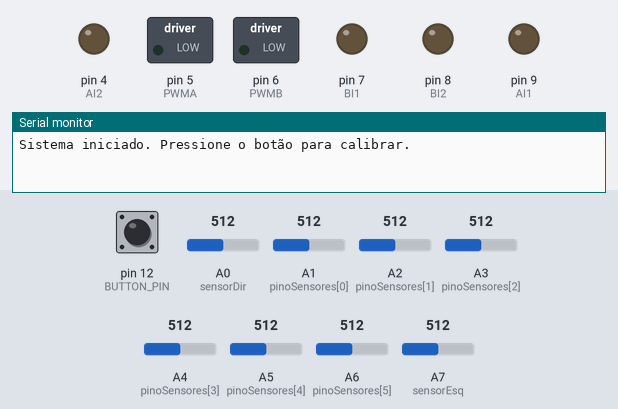
Bench run of a sketch on a simulated Arduino Nano, built with avr-gcc and run on an emulated ATmega328P. Parts: switched loads named in the sketch (green lamp = pin HIGH), output pins drawn as LEDs (lit = HIGH), the last lines printed to the serial monitor. The test bench sets the inputs (shaded band); at power-on: pin 12 (BUTTON_PIN) LOW, A0 (sensorDir) = 512, A1 (pinoSensores[0]) = 512, A2 (pinoSensores[1]) = 512, A3 (pinoSensores[2]) = 512, A4 (pinoSensores[3]) = 512, A5 (pinoSensores[4]) = 512, A6 (pinoSensores[5]) = 512, A7 (sensorEsq) = 512.

Above: at 1.2 s.
1.3 s: pin 12 (BUTTON_PIN) pulled HIGH for 0.15 s
At 2.8 s:
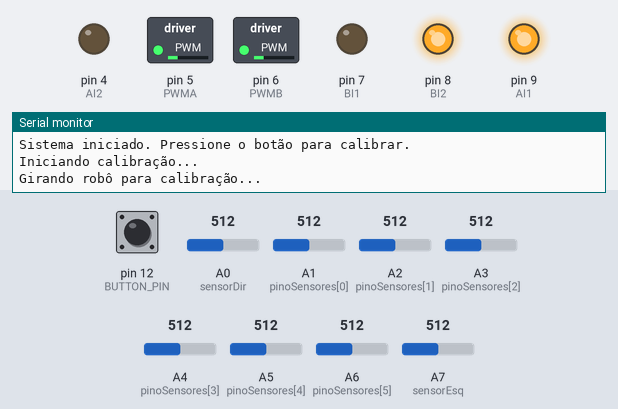
At 7.8 s:
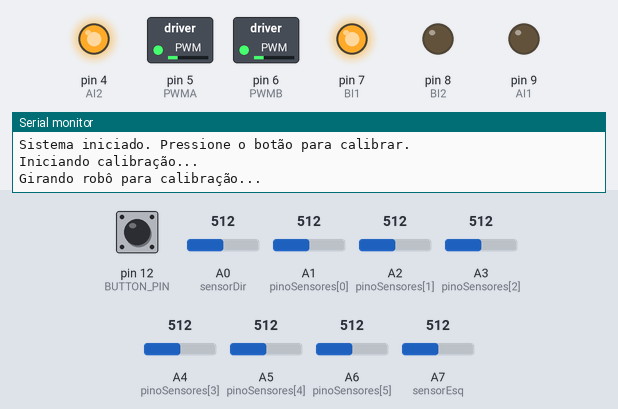
Timing chart, 0 to 13.4 s (numbered marks = the images above; inputs shaded):
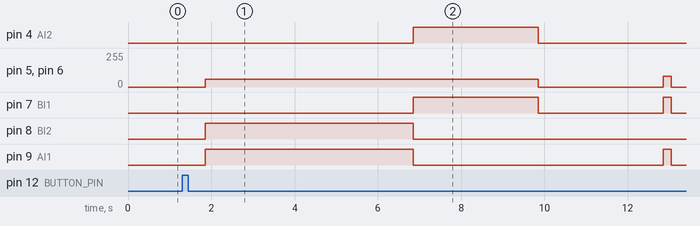

The sketch:

Sensores_VarPID.ino
```cpp
// Robô Seguidor de Linha - Arduino Nano
// Sensores centrais: A1-A6 | Sensores laterais: A0 (direita) e A7 (esquerda)
// Botão: D12 (pull-down)
// Motor Driver TB6612FNG: PWMA(D5), AI1(D9), AI2(D4), PWMB(D6), BI1(D7), BI2(D8)


// --- Trechos da pista (sensor esquerdo) ---
// N_FAIXA = quantidade de marcas da esquerda + 1 (número de trechos).
// As 3 listas abaixo DEVEM ter exatamente N_FAIXA valores.
// Posição 0 = antes da 1ª marca, posição 1 = depois da 1ª marca, e assim por diante.

#define N_FAIXA 0
int   velTrajeto[N_FAIXA] = {};     // velocidade de cada trecho (0-255)
float kpTrajeto[N_FAIXA]  = {};     // Kp de cada trecho
float kdTrajeto[N_FAIXA]  = {};     // Kd de cada trecho

//  Valores padrão
float Kp = 0.0;       // Proporcional
float Kd = 0.0;       // Derivativo

int velBase = 80;      // Velocidade padrão (0-255)

// --- Limites dos motores ---
int velMax = 200;      // Velocidade máxima (mantenha as velocidades dos trechos abaixo disso)
int velMin = -100;     // Velocidade mínima

// --- Marca de chegada (sensor direito) ---
#define N_PARADA 4     // O robô para quando o sensor direito contar esta quantidade de marcas

// --- Detecção das marcas laterais ---
#define LIMIAR_MARCA 230                      // valor (0-1000) abaixo do qual o sensor lateral "vê" a marca
const unsigned long intervaloDir = 50;        // ms mínimos entre duas contagens (direita)
const unsigned long intervaloEsq = 100;       // ms mínimos entre duas contagens (esquerda)
 // Aumente se uma marca conta 2x; diminua se perde marcas.

// --- Saída da pista ---
const unsigned long tempoMaxFora = 1500;      // ms sem ver a linha até desligar (1,5 s)
const int limiarLinha = 200;                  // valor (0-1000) acima do qual um sensor central "vê" a linha


#define NUM_SEN 6
#define BUTTON_PIN 12

// Pinos do motor driver TB6612FNG
#define PWMA 5   // PWM Motor A (esquerda)
#define AI1 9    // Direção Motor A
#define AI2 4    // Direção Motor A
#define PWMB 6   // PWM Motor B (direita)
#define BI1 7    // Direção Motor B
#define BI2 8    // Direção Motor B

// Pinos dos sensores centrais (A1 a A6)
int pinoSensores[NUM_SEN] = {A1, A2, A3, A4, A5, A6};

// Pinos dos sensores laterais (A0 e A7)
int sensorDir = A0;
int sensorEsq = A7;

// Calibração e leituras dos sensores centrais
int minSensor[NUM_SEN];
int maxSensor[NUM_SEN];
int valorSensores[NUM_SEN];

// Sensor lateral direito
int minDir;
int maxDir;
int valorDir;
int N_Dir = 0;            // marcas contadas na direita

// Sensor lateral esquerdo
int minEsq;
int maxEsq;
int valorEsq;
int N_Esq = 0;            // marcas contadas na esquerda (= trecho atual)

// Controle PID
float erro = 0;
float erroAnterior = 0;

// Controle de tempo das contagens
unsigned long ultimoTempoDir = 0;
unsigned long ultimoTempoEsq = 0;

// Controle de saída da pista
unsigned long inicioForaPista = 0;
bool foraDaPista = false;

// Estados do programa
enum Estado {
  ESPERANDO,
  CALIBRANDO,
  CORRENDO
};

Estado estadoAtual = ESPERANDO;
bool botaoAtual = false;
bool botaoEstadoAnterior = false;

// Protótipos das funções
void lerEMaisMinMax();
void acelerar(int velEsquerda, int velDireita);
void pararMotores();
void calibrarSensores();
void seguirLinha();
void lerSensores();
void lerSensorLateral(int sensorLateral);
bool saiuDaPista();
float controleLinha();


void setup() {
  Serial.begin(9600);

  // Configuração dos pinos
  pinMode(BUTTON_PIN, INPUT);

  // Configuração dos pinos do motor
  pinMode(PWMA, OUTPUT);
  pinMode(AI1, OUTPUT);
  pinMode(AI2, OUTPUT);
  pinMode(PWMB, OUTPUT);
  pinMode(BI1, OUTPUT);
  pinMode(BI2, OUTPUT);

  pararMotores();

  // Inicializar valores de calibração
  for (int i = 0; i < NUM_SEN; i++) {
    minSensor[i] = 1023;
    maxSensor[i] = 0;
  }
  minEsq = 1023;
  maxEsq = 0;
  minDir = 1023;
  maxDir = 0;

  Serial.println("Sistema iniciado. Pressione o botão para calibrar.");
}

void loop() {
  // Leitura do botão
  bool estadoBotao = digitalRead(BUTTON_PIN);

  // Detecção de borda de subida do botão
  if (estadoBotao && !botaoEstadoAnterior) {
    botaoAtual = true;
    delay(50); // Debounce
  }
  botaoEstadoAnterior = estadoBotao;

  // Máquina de estados
  switch (estadoAtual) {
    case ESPERANDO:
      if (botaoAtual) {
        estadoAtual = CALIBRANDO;
        botaoAtual = false;
        Serial.println("\nIniciando calibração...");
        delay(500);
        calibrarSensores();
      }
      break;

    case CALIBRANDO:
      estadoAtual = CORRENDO;
      foraDaPista = false;   // começa a corrida sem contagem de "fora da pista"
      Serial.println("Calibração concluída. Iniciando corrida!");
      delay(3000); // Aguarda 3 s antes da corrida
      break;

    case CORRENDO:
      if (botaoAtual) {
        estadoAtual = ESPERANDO;
        botaoAtual = false;
        N_Dir = 0;
        N_Esq = 0;
        foraDaPista = false;
        pararMotores();
        Serial.println("Parando robô. Pressione o botão para recalibrar.");
      } else {
        seguirLinha();

        Serial.println(N_Dir);
        Serial.println(N_Esq);
        if (N_Dir == N_PARADA) {
          botaoAtual = true;
        }
      }
      break;
  }
}

void calibrarSensores() {
  Serial.println("Girando robô para calibração...");

  unsigned long tempoInicial = millis();

  // Girar para a direita por 5 segundos
  acelerar(60, -60);
  while (millis() - tempoInicial < 5000) {
    lerEMaisMinMax();

    int faixaEsq = analogRead(sensorEsq);
    if (faixaEsq < minEsq) minEsq = faixaEsq;
    if (faixaEsq > maxEsq) maxEsq = faixaEsq;

    int faixaDir = analogRead(sensorDir);
    if (faixaDir < minDir) minDir = faixaDir;
    if (faixaDir > maxDir) maxDir = faixaDir;

    delay(10);
  }

  // Girar para a esquerda por 3 segundos
  tempoInicial = millis();
  acelerar(-60, 60);
  while (millis() - tempoInicial < 3000) {
    lerEMaisMinMax();

    int faixaEsq = analogRead(sensorEsq);
    if (faixaEsq < minEsq) minEsq = faixaEsq;
    if (faixaEsq > maxEsq) maxEsq = faixaEsq;

    int faixaDir = analogRead(sensorDir);
    if (faixaDir < minDir) minDir = faixaDir;
    if (faixaDir > maxDir) maxDir = faixaDir;

    delay(10);
  }

  pararMotores();
}

// Atualiza o mínimo e o máximo dos 6 sensores centrais (usado na calibração)
void lerEMaisMinMax() {
  for (int i = 0; i < NUM_SEN; i++) {
    int faixa = analogRead(pinoSensores[i]);
    if (faixa < minSensor[i]) {
      minSensor[i] = faixa;
    }
    if (faixa > maxSensor[i]) {
      maxSensor[i] = faixa;
    }
  }
}

// Função principal da corrida: lê sensores, conta marcas, calcula o PID e move os motores
void seguirLinha() {

  lerSensores();

  // Se ficou mais de tempoMaxFora sem enxergar a linha, desliga o robô
  if (saiuDaPista()) {
    pararMotores();
    botaoAtual = true;   // o loop() volta o estado para ESPERANDO
    Serial.println("Fora da pista! Parando.");
    return;
  }

  // Sensores laterais: contam as marcas da pista
  lerSensorLateral(sensorEsq);
  lerSensorLateral(sensorDir);

  unsigned long agora = millis();

  Serial.println(valorDir);
  if (valorDir < LIMIAR_MARCA && (agora - ultimoTempoDir >= intervaloDir)) {
    N_Dir++;
    ultimoTempoDir = agora;
  }

  Serial.println(valorEsq);
  if (valorEsq < LIMIAR_MARCA && (agora - ultimoTempoEsq >= intervaloEsq)) {
    N_Esq++;
    ultimoTempoEsq = agora;
  }

  // Erro: posição da linha (0 a 5) menos o centro (2,5)
  float posicao = controleLinha();
  erro = posicao - 2.5;
  float derivativo = erro - erroAnterior;
  erroAnterior = erro;

  // Escolhe velocidade, Kp e Kd do trecho atual (N_Esq = nº de marcas já vistas)
  int   vel = velBase;   // valores padrão, se N_Esq passar do tamanho das listas
  float kp  = Kp;
  float kd  = Kd;

  if (N_Esq < N_FAIXA) {
    vel = velTrajeto[N_Esq];
    kp  = kpTrajeto[N_Esq];
    kd  = kdTrajeto[N_Esq];
  }

  // PID: a correção é somada num motor e subtraída no outro
  float pid = (kp * erro) + (kd * derivativo);

  int velEsquerda = vel + pid;
  int velDireita  = vel - pid;

  velEsquerda = constrain(velEsquerda, velMin, velMax);
  velDireita  = constrain(velDireita, velMin, velMax);

  acelerar(velEsquerda, velDireita);
}

// Lê os 6 sensores centrais e normaliza para 0-1000
void lerSensores() {
  for (int i = 0; i < NUM_SEN; i++) {
    int leitura = analogRead(pinoSensores[i]);
    // Normalização: 1000 para linha branca e 0 para fundo preto
    valorSensores[i] = map(leitura, minSensor[i], maxSensor[i], 0, 1000);
    valorSensores[i] = constrain(valorSensores[i], 0, 1000);
  }
}

bool saiuDaPista() {
  // A linha está visível se pelo menos 1 sensor passa do limiar
  bool linhaVisivel = false;
  for (int i = 0; i < NUM_SEN; i++) {
    if (valorSensores[i] > limiarLinha) {
      linhaVisivel = true;
      break;
    }
  }

  if (linhaVisivel) {
    foraDaPista = false;
    return false;
  }

  if (!foraDaPista) {
    foraDaPista = true;
    inicioForaPista = millis();
  }

  return (millis() - inicioForaPista >= tempoMaxFora);
}

// Lê um sensor lateral e normaliza para 0-1000 usando a calibração dele
void lerSensorLateral(int sensorLateral) {
  int leitura = analogRead(sensorLateral);

  if (sensorLateral == sensorEsq) {
    valorEsq = map(leitura, minEsq, maxEsq, 0, 1000);
    valorEsq = constrain(valorEsq, 0, 1000);
  } else {
    valorDir = map(leitura, minDir, maxDir, 0, 1000);
    valorDir = constrain(valorDir, 0, 1000);
  }
}

// Posição da linha por média ponderada dos 6 sensores (0 a 5).
float controleLinha() {
  long num = 0;
  long den = 0;

  for (int i = 0; i < NUM_SEN; i++) {
    num += (long)valorSensores[i] * i * 1000;
    den += valorSensores[i];
  }

  if (den == 0) {
    return 2.5;
  }

  return (float)num / den / 1000.0;
}


void acelerar(int velEsquerda, int velDireita) {
  // Motor esquerdo (canal A)
  if (velEsquerda >= 0) {
    digitalWrite(AI1, HIGH);
    digitalWrite(AI2, LOW);
    analogWrite(PWMA, velEsquerda);
  } else {
    digitalWrite(AI1, LOW);
    digitalWrite(AI2, HIGH);
    analogWrite(PWMA, -velEsquerda);
  }

  // Motor direito (canal B)
  if (velDireita >= 0) {
    digitalWrite(BI1, HIGH);
    digitalWrite(BI2, LOW);
    analogWrite(PWMB, velDireita);
  } else {
    digitalWrite(BI1, LOW);
    digitalWrite(BI2, HIGH);
    analogWrite(PWMB, -velDireita);
  }
}

void pararMotores() {
  analogWrite(PWMA, 0);
  analogWrite(PWMB, 0);
  digitalWrite(AI1, LOW);
  digitalWrite(AI2, LOW);
  digitalWrite(BI1, LOW);
  digitalWrite(BI2, LOW);
}
```

Measured:
- after the input at 1.3 s, pin 4 (AI2): LOW → HIGH after 5.6 s, → LOW 3.0 s later; pin 5 (PWMA): 0/255 → 60/255 after 0.55 s, → 0/255 8.0 s later, → 80/255 3.0 s later, → 0/255 0.19 s later
